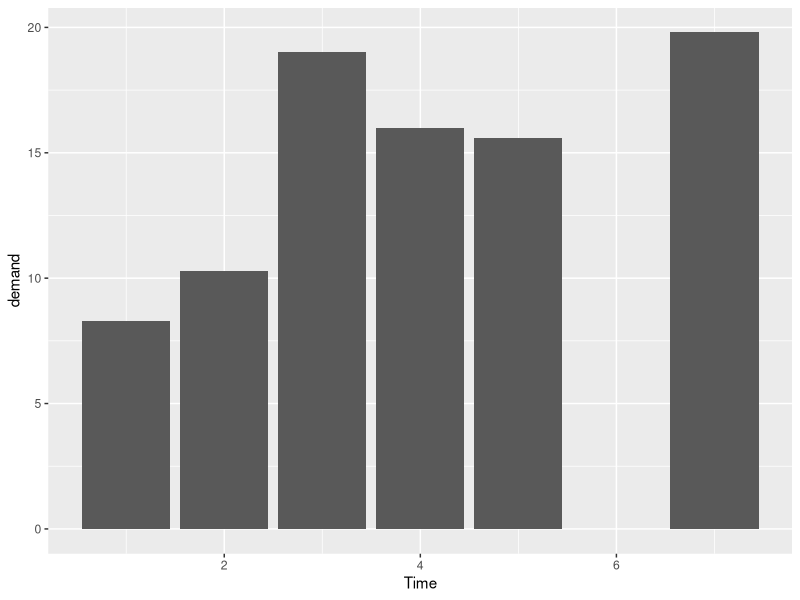
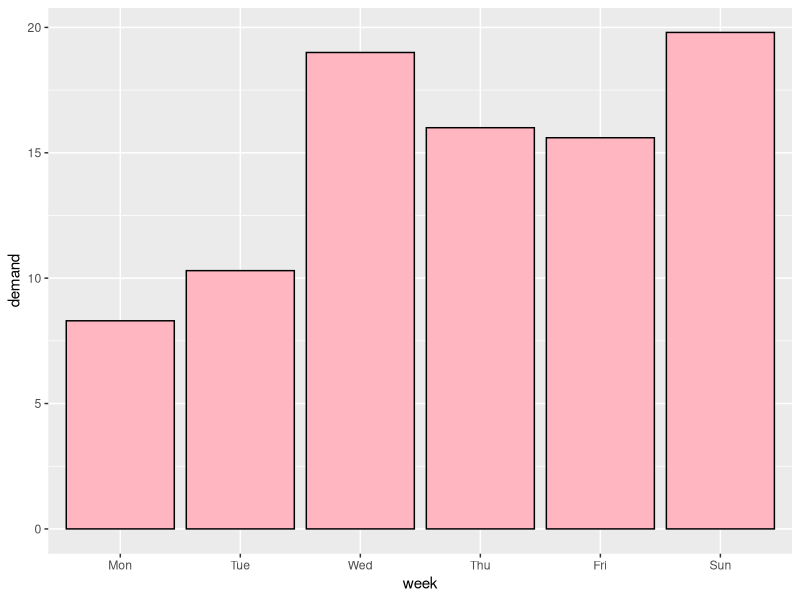
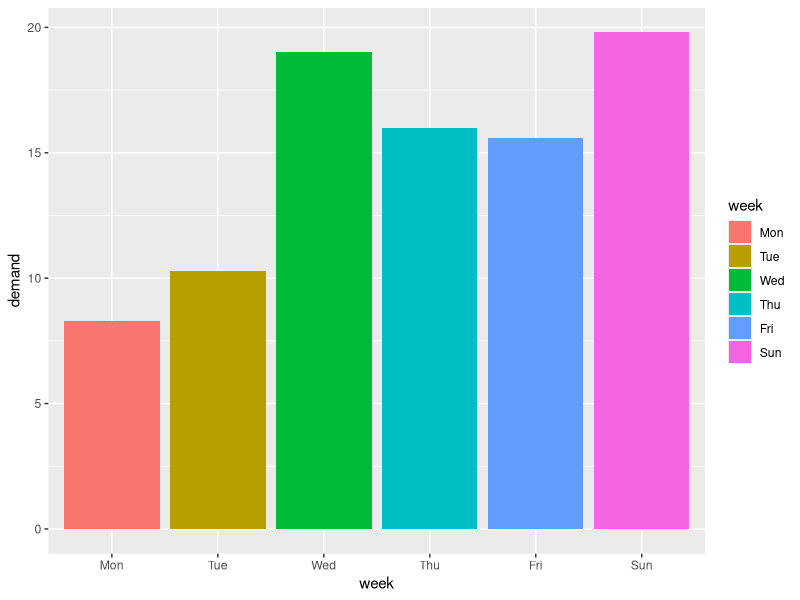
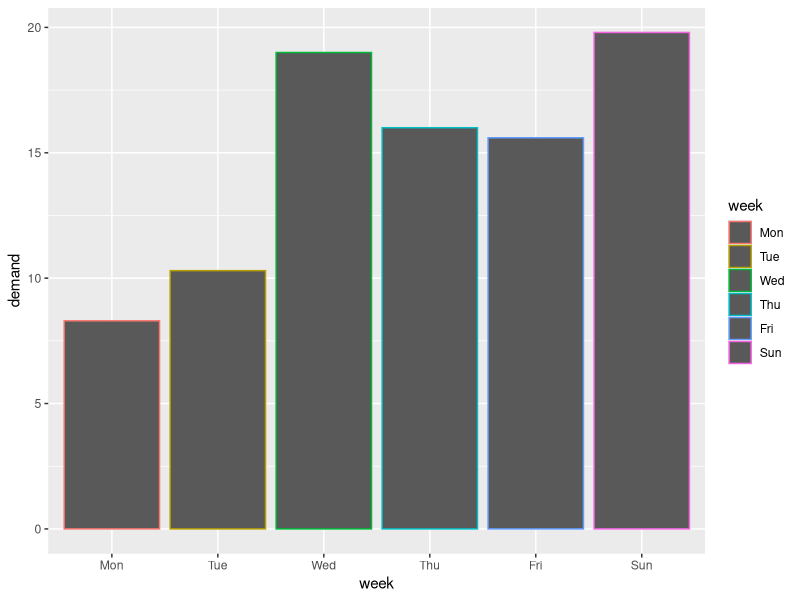
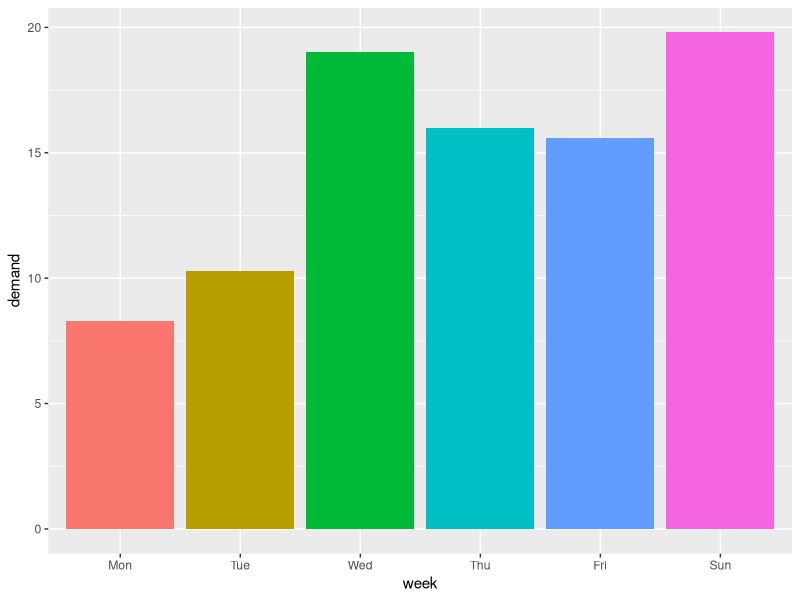
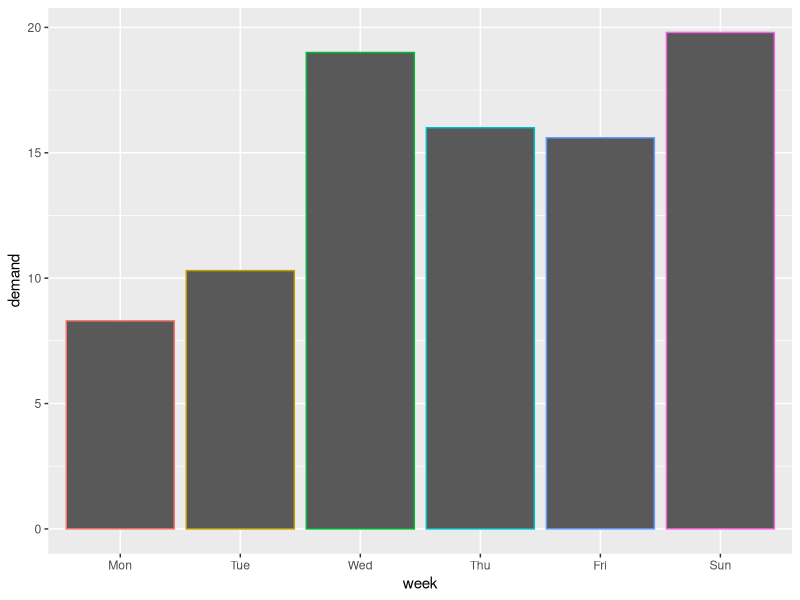

Here is the R script that generated these plots, in order:
library(ggplot2)

# probe the dataset
str(BOD)

# basic box plot
ggplot(BOD, aes(x=Time, y=demand)) + geom_bar(stat='identity')
# use facters as x-axis
weekabbrv <- c('Mon', 'Tue', 'Wed', 'Thu', 'Fri', 'Sat', 'Sun')
BOD$week <- factor(BOD$Time, levels=1:7, labels=weekabbrv)

# try denoting single fill/outline(colour) color
g <- ggplot(BOD, aes(x=week, y=demand)) 
g + geom_bar(stat='identity', fill='lightpink', color='black')

# using aes() to denote variable-dependent aesthetics 
ggplot(BOD, aes(x=week, y=demand, fill=week)) + geom_bar(stat='identity')
ggplot(BOD, aes(x=week, y=demand, color=week)) + geom_bar(stat='identity')

# to hide legends, append it with 
# "guides(fill=FALSE) or guides(color=False)"
ggplot(BOD, aes(x=week, y=demand, fill=week)) +
  geom_bar(stat='identity') + guides(fill=FALSE)
ggplot(BOD, aes(x=week, y=demand, color=week)) +
  geom_bar(stat='identity') + guides(color=FALSE)
